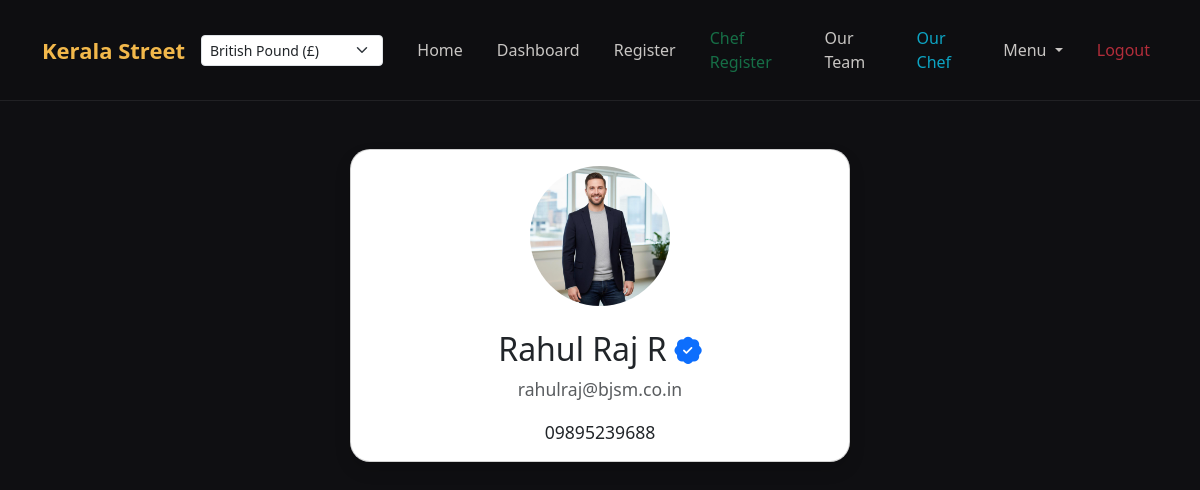
Page /profile_view/ (signed in) on the committed database.
### admin_app/models.py (models this page shows, shortened)
class userdetails(models.Model):
    name = models.CharField(max_length=100)
    email = models.EmailField()
    phone = models.CharField(max_length=15)
    password = models.CharField(max_length=128)
    image = models.ImageField(upload_to='user_images/')
    is_team = models.BooleanField(default=False)

### team_app/views.py (the view)
# urls.py: path('profile_view/', views.profile_view, name='profile_view'),
def profile_view(request):
    user_email = request.session.get('email')
    user = None
    debug_message = ''
    if user_email:
        try:
            user = userdetails.objects.get(email=user_email)
        except userdetails.DoesNotExist:
            debug_message = f"No user found with email: {user_email}"
    else:
        debug_message = "No email found in session."
    return render(request, 'profile_view.html', {'user': user, 'debug_message': debug_message})

### templates/profile_view.html (shortened to what this page needs)
{% load static %}
{% include 'header.html' %}
<div class="container mt-5 d-flex justify-content-center">
	<div class="card shadow" style="max-width: 500px; width: 100%; border-radius: 20px;">
		<div class="card-body text-center">
			{% if user.image and user.image.url %}
				<div style="display: flex; justify-content: center;">
					<img src="{{ user.image.url }}" alt="User Photo" style="width: 140px; height: 140px; object-fit: cover; border-radius: 50%; margin-bottom: 24px;" onerror="this.style.display='none';this.nextElementSibling.style.display='flex';">
				</div>
			{% else %}
				<div style="width: 140px; height: 140px; background: #eee; color: #555; display: flex; align-items: center; justify-content: center; border-radius: 50%; font-weight: bold; font-size: 3rem; margin: 0 auto 24px auto;">
					{{ user.name|slice:":2"|upper }}
				</div>
			{% endif %}
			<h3 class="mb-2 d-flex align-items-center justify-content-center" style="font-size:2rem;">
				{{ user.name }}
				<span class="ms-2" title="Verified">
					<i class="bi bi-patch-check-fill text-primary" style="font-size: 1.7rem;"></i>
				</span>
			</h3>
			<p class="mb-3 text-muted" style="font-size:1.1rem;">{{ user.email }}</p>
			<p class="mb-0" style="font-size:1.1rem;">{{ user.phone }}</p>
		</div>
	</div>
</div>
<link rel="stylesheet" href="https://cdn.jsdelivr.net/npm/bootstrap-icons@1.11.3/font/bootstrap-icons.min.css">

### static/css/style.css (style rules this page uses)
:root { --bg: #0f0f12; --surface: #17171c; --muted: #8c8c95; --text: #f7f4f0; --accent: #f2b84b; --accent-2: #ff7e6b; --border: rgba(255, 255, 255, 0.08); }
* { box-sizing: border-box; }
body { font-family: "Segoe UI", Tahoma, Geneva, Verdana, sans-serif; background: var(--bg); color: var(--text); margin: 0; }
img { max-width: 100%; display: block; }

### rows in the picture
userdetails: image (picture), name "Rahul Raj R", email "rahulraj@bjsm.co.in", phone "09895239688"
